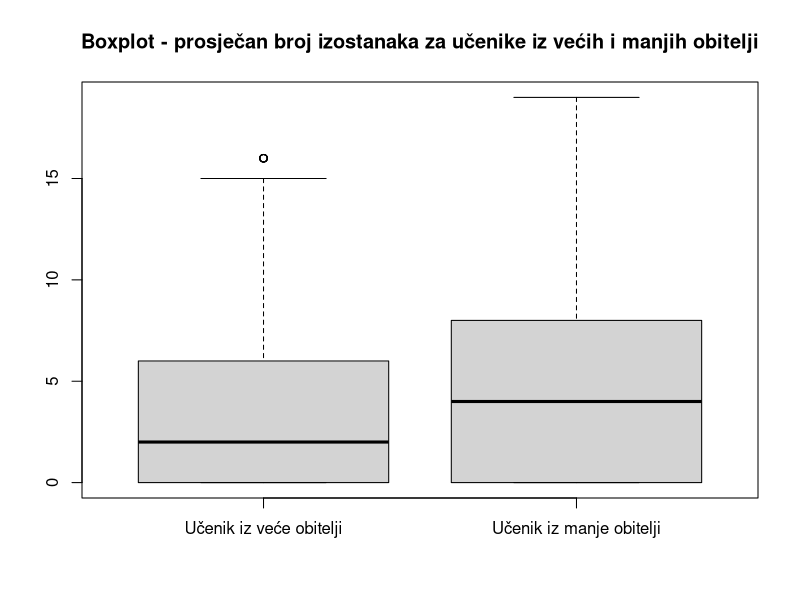
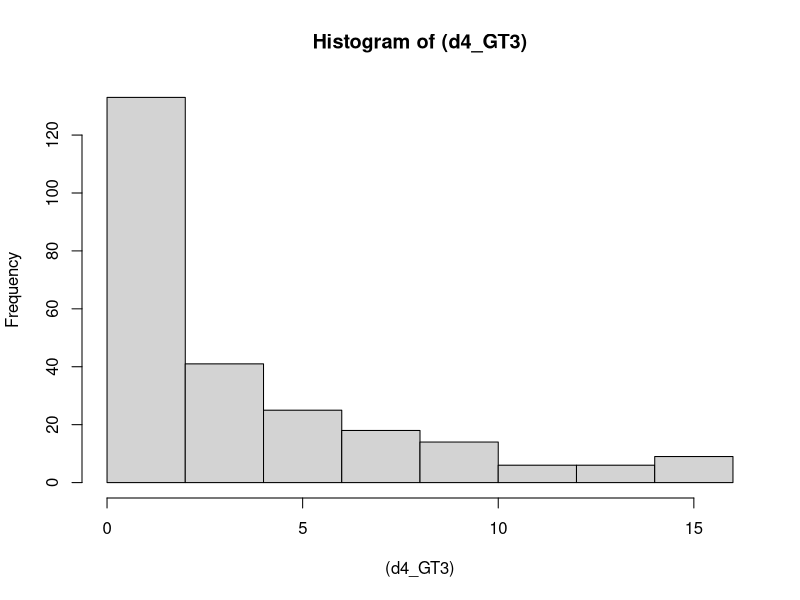
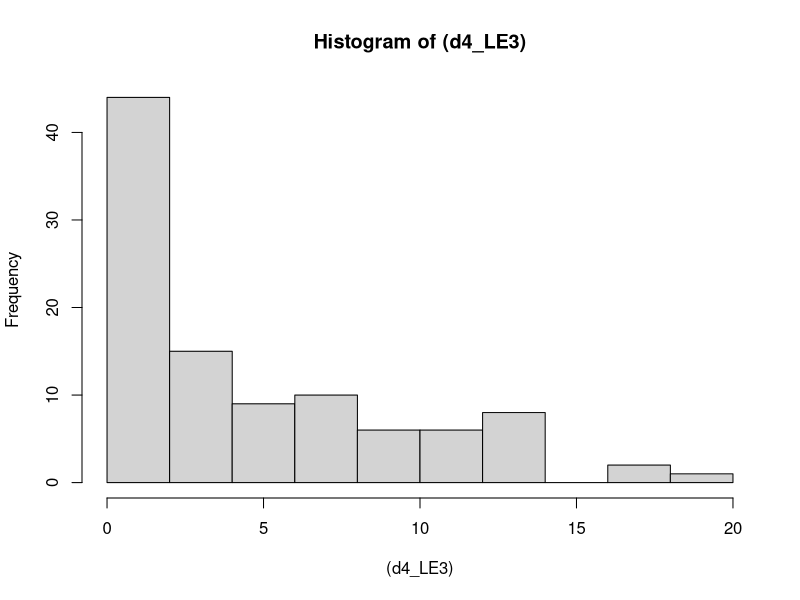
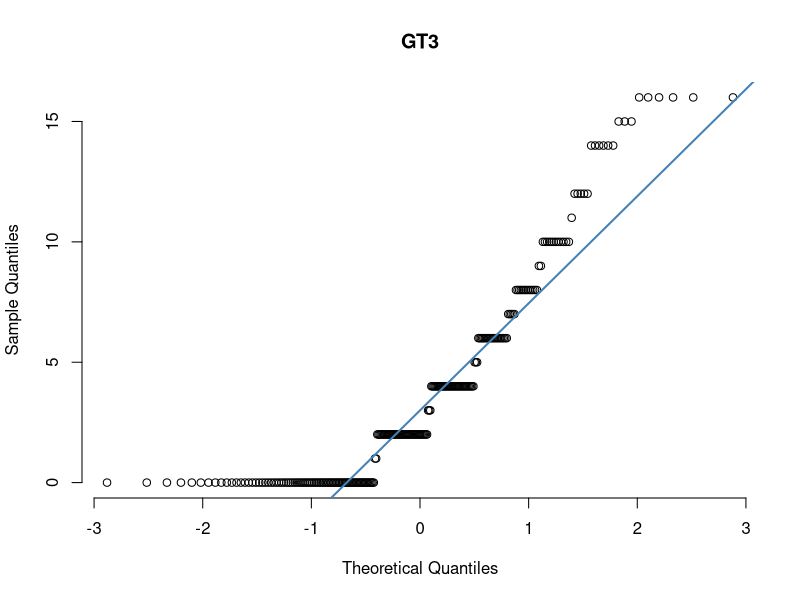
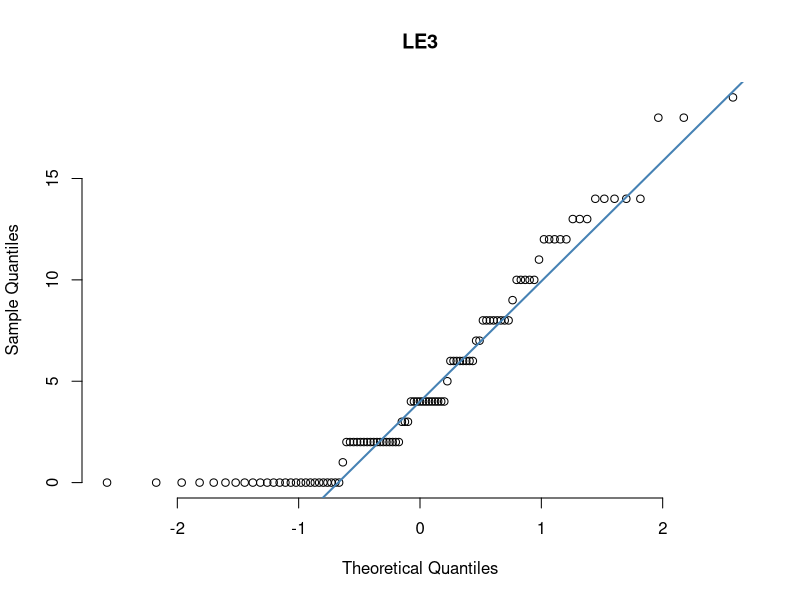
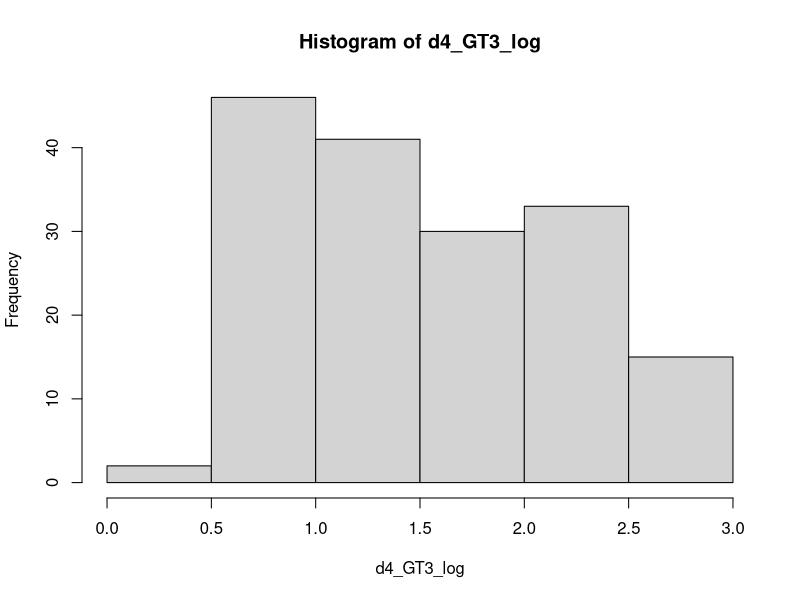

The R source for these figures, in order:
## ---- chunk 1
library(tidyverse)
library(dplyr)
library(ggplot2)
## ---- chunk 2
data <- read.csv("student_data.csv")
d4 <- data[c('famsize', 'absences_mat')]

print("Sažetak 5 brojeva za absences_mat")
print(summary(d4$absences_mat))

d4_GT3 <- d4[d4$famsize == 'GT3',c('absences_mat')]  # 266 primjera == veća obitelj
d4_LE3 <- d4[d4$famsize == 'LE3', c('absences_mat')]  # 104 primjera == manja obitelj
## ---- chunk 3
# izbacujem outliere

granica_GT3 <- 1.5*IQR(d4_GT3)+quantile(d4_GT3, 0.75)  # granica = 16.875 ~ 17
granica_LE3 <- 1.5*IQR(d4_LE3)+quantile(d4_LE3, 0.75)  # granica = 19.5 ~ 20

d4_GT3 <- d4_GT3[d4_GT3 < round(granica_GT3)]
d4_LE3 <- d4_LE3[d4_LE3 < round(granica_LE3)]

# granica_GT3
# granica_LE3
# length(d4_GT3[d4_GT3 > granica_GT3]) - 14 outlier-a
# length(d4_LE3[d4_LE3 > granica_LE3]) - 3 outlier-a
## ---- chunk 4
boxplot(d4_GT3, d4_LE3, 
        names = c('Učenik iz veće obitelji','Učenik iz manje obitelji'),
        main='Boxplot - prosječan broj izostanaka za učenike iz većih i manjih obitelji')

print("Sažetak 5 brojeva za absences_mat - veće obitelji")
print(summary(d4_GT3))

print("Sažetak 5 brojeva za absences_mat - manje obitelji")
print(summary(d4_LE3))
## ---- chunk 5
hist((d4_GT3), breaks = 9)
hist((d4_LE3), breaks = 7)

# varijable nisu normalno distribuirane (dominiraju studenti s malo izostanaka)
# length(d4_GT3[d4_GT3 <= 5]) # 177 / 252
# length(d4_LE3[d4_LE3 <= 5]) # 60 / 101
## ---- chunk 6
qqnorm(d4_GT3, pch = 1, frame = FALSE,main='GT3')
qqline(d4_GT3, col = "steelblue", lwd = 2)

qqnorm(d4_LE3, pch = 1, frame = FALSE,main='LE3')
qqline(d4_LE3, col = "steelblue", lwd = 2)
## ---- chunk 7
d4_GT3_log <- log(d4_GT3)
d4_LE3_log <- log(d4_LE3)

hist(d4_GT3_log, breaks = 9)
## ---- chunk 8
wilcox.test(d4_GT3, d4_LE3, alternative ="less")
